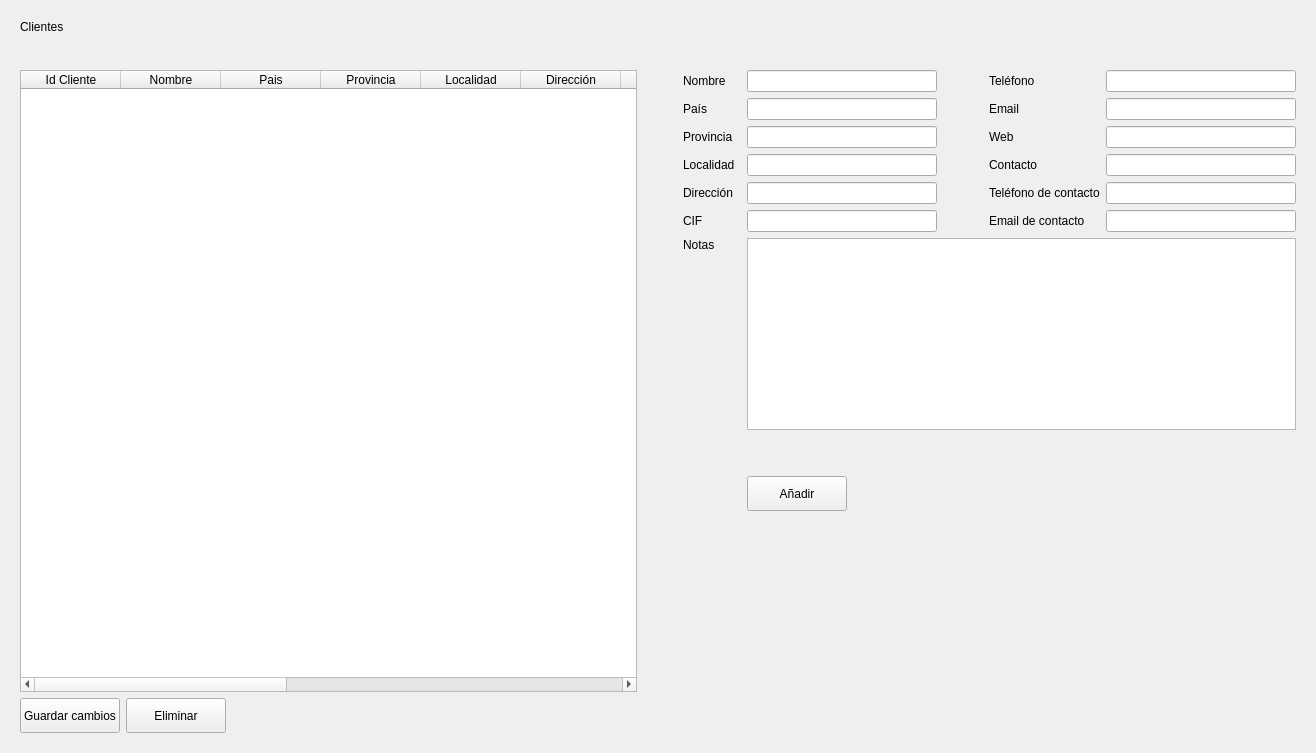
<?xml version="1.0" encoding="UTF-8"?>
<ui version="4.0">
 <class>Form</class>
 <widget class="QWidget" name="Form">
  <property name="geometry">
   <rect>
    <x>0</x>
    <y>0</y>
    <width>1316</width>
    <height>753</height>
   </rect>
  </property>
  <property name="windowTitle">
   <string>Clientes</string>
  </property>
  <layout class="QVBoxLayout" name="verticalLayout">
   <property name="leftMargin">
    <number>20</number>
   </property>
   <property name="topMargin">
    <number>20</number>
   </property>
   <property name="rightMargin">
    <number>20</number>
   </property>
   <property name="bottomMargin">
    <number>20</number>
   </property>
   <item>
    <widget class="QLabel" name="labelTitle">
     <property name="sizePolicy">
      <sizepolicy hsizetype="Preferred" vsizetype="Fixed">
       <horstretch>0</horstretch>
       <verstretch>0</verstretch>
      </sizepolicy>
     </property>
     <property name="styleSheet">
      <string notr="true">font: 14pt &quot;MS Shell Dlg 2&quot;;</string>
     </property>
     <property name="text">
      <string>Clientes</string>
     </property>
    </widget>
   </item>
   <item>
    <spacer name="verticalSpacer_3">
     <property name="orientation">
      <enum>Qt::Vertical</enum>
     </property>
     <property name="sizeType">
      <enum>QSizePolicy::Preferred</enum>
     </property>
     <property name="sizeHint" stdset="0">
      <size>
       <width>20</width>
       <height>30</height>
      </size>
     </property>
    </spacer>
   </item>
   <item>
    <layout class="QHBoxLayout" name="horizontalLayout_2">
     <item>
      <widget class="QTableWidget" name="tableClientes">
       <column>
        <property name="text">
         <string>Id Cliente</string>
        </property>
       </column>
       <column>
        <property name="text">
         <string>Nombre</string>
        </property>
       </column>
       <column>
        <property name="text">
         <string>Pais</string>
        </property>
       </column>
       <column>
        <property name="text">
         <string>Provincia</string>
        </property>
       </column>
       <column>
        <property name="text">
         <string>Localidad</string>
        </property>
       </column>
       <column>
        <property name="text">
         <string>Dirección</string>
        </property>
       </column>
       <column>
        <property name="text">
         <string>CIF</string>
        </property>
       </column>
       <column>
        <property name="text">
         <string>Teléfono</string>
        </property>
       </column>
       <column>
        <property name="text">
         <string>Email</string>
        </property>
       </column>
       <column>
        <property name="text">
         <string>Web</string>
        </property>
       </column>
       <column>
        <property name="text">
         <string>Contacto</string>
        </property>
       </column>
       <column>
        <property name="text">
         <string>Tfn Contacto</string>
        </property>
       </column>
       <column>
        <property name="text">
         <string>Email Contacto</string>
        </property>
       </column>
       <column>
        <property name="text">
         <string>Notas</string>
        </property>
       </column>
      </widget>
     </item>
     <item>
      <spacer name="horizontalSpacer_9">
       <property name="orientation">
        <enum>Qt::Horizontal</enum>
       </property>
       <property name="sizeType">
        <enum>QSizePolicy::Preferred</enum>
       </property>
       <property name="sizeHint" stdset="0">
        <size>
         <width>40</width>
         <height>20</height>
        </size>
       </property>
      </spacer>
     </item>
     <item>
      <layout class="QGridLayout" name="gridLayout">
       <property name="sizeConstraint">
        <enum>QLayout::SetDefaultConstraint</enum>
       </property>
       <item row="0" column="2">
        <widget class="QLineEdit" name="inputNombre">
         <property name="sizePolicy">
          <sizepolicy hsizetype="Fixed" vsizetype="Fixed">
           <horstretch>0</horstretch>
           <verstretch>0</verstretch>
          </sizepolicy>
         </property>
         <property name="minimumSize">
          <size>
           <width>190</width>
           <height>0</height>
          </size>
         </property>
        </widget>
       </item>
       <item row="1" column="2">
        <widget class="QLineEdit" name="inputPais">
         <property name="sizePolicy">
          <sizepolicy hsizetype="Fixed" vsizetype="Fixed">
           <horstretch>0</horstretch>
           <verstretch>0</verstretch>
          </sizepolicy>
         </property>
         <property name="minimumSize">
          <size>
           <width>190</width>
           <height>0</height>
          </size>
         </property>
        </widget>
       </item>
       <item row="1" column="3">
        <spacer name="horizontalSpacer_3">
         <property name="orientation">
          <enum>Qt::Horizontal</enum>
         </property>
         <property name="sizeType">
          <enum>QSizePolicy::Preferred</enum>
         </property>
         <property name="sizeHint" stdset="0">
          <size>
           <width>40</width>
           <height>20</height>
          </size>
         </property>
        </spacer>
       </item>
       <item row="2" column="3">
        <spacer name="horizontalSpacer_2">
         <property name="orientation">
          <enum>Qt::Horizontal</enum>
         </property>
         <property name="sizeType">
          <enum>QSizePolicy::Preferred</enum>
         </property>
         <property name="sizeHint" stdset="0">
          <size>
           <width>40</width>
           <height>20</height>
          </size>
         </property>
        </spacer>
       </item>
       <item row="2" column="5">
        <widget class="QLineEdit" name="inputWeb">
         <property name="sizePolicy">
          <sizepolicy hsizetype="Fixed" vsizetype="Fixed">
           <horstretch>0</horstretch>
           <verstretch>0</verstretch>
          </sizepolicy>
         </property>
         <property name="minimumSize">
          <size>
           <width>190</width>
           <height>0</height>
          </size>
         </property>
        </widget>
       </item>
       <item row="3" column="0">
        <widget class="QLabel" name="labelLocalidad">
         <property name="text">
          <string>Localidad</string>
         </property>
        </widget>
       </item>
       <item row="3" column="2">
        <widget class="QLineEdit" name="inputLocalidad">
         <property name="sizePolicy">
          <sizepolicy hsizetype="Fixed" vsizetype="Fixed">
           <horstretch>0</horstretch>
           <verstretch>0</verstretch>
          </sizepolicy>
         </property>
         <property name="minimumSize">
          <size>
           <width>190</width>
           <height>0</height>
          </size>
         </property>
        </widget>
       </item>
       <item row="3" column="3">
        <spacer name="horizontalSpacer_5">
         <property name="orientation">
          <enum>Qt::Horizontal</enum>
         </property>
         <property name="sizeType">
          <enum>QSizePolicy::Preferred</enum>
         </property>
         <property name="sizeHint" stdset="0">
          <size>
           <width>40</width>
           <height>20</height>
          </size>
         </property>
        </spacer>
       </item>
       <item row="3" column="4">
        <widget class="QLabel" name="labelContacto">
         <property name="text">
          <string>Contacto</string>
         </property>
        </widget>
       </item>
       <item row="1" column="4">
        <widget class="QLabel" name="labelEmail">
         <property name="text">
          <string>Email</string>
         </property>
        </widget>
       </item>
       <item row="12" column="2">
        <spacer name="verticalSpacer_2">
         <property name="orientation">
          <enum>Qt::Vertical</enum>
         </property>
         <property name="sizeHint" stdset="0">
          <size>
           <width>20</width>
           <height>40</height>
          </size>
         </property>
        </spacer>
       </item>
       <item row="0" column="0" colspan="2">
        <widget class="QLabel" name="labelNombre">
         <property name="text">
          <string>Nombre</string>
         </property>
        </widget>
       </item>
       <item row="0" column="4">
        <widget class="QLabel" name="labelTelefono">
         <property name="text">
          <string>Teléfono</string>
         </property>
        </widget>
       </item>
       <item row="0" column="5">
        <widget class="QLineEdit" name="inputTelefono">
         <property name="sizePolicy">
          <sizepolicy hsizetype="Fixed" vsizetype="Fixed">
           <horstretch>0</horstretch>
           <verstretch>0</verstretch>
          </sizepolicy>
         </property>
         <property name="minimumSize">
          <size>
           <width>190</width>
           <height>0</height>
          </size>
         </property>
        </widget>
       </item>
       <item row="0" column="3">
        <spacer name="horizontalSpacer_4">
         <property name="orientation">
          <enum>Qt::Horizontal</enum>
         </property>
         <property name="sizeType">
          <enum>QSizePolicy::Preferred</enum>
         </property>
         <property name="sizeHint" stdset="0">
          <size>
           <width>40</width>
           <height>20</height>
          </size>
         </property>
        </spacer>
       </item>
       <item row="1" column="0" colspan="2">
        <widget class="QLabel" name="labelPais">
         <property name="text">
          <string>País</string>
         </property>
        </widget>
       </item>
       <item row="1" column="5">
        <widget class="QLineEdit" name="inputEmail">
         <property name="sizePolicy">
          <sizepolicy hsizetype="Fixed" vsizetype="Fixed">
           <horstretch>0</horstretch>
           <verstretch>0</verstretch>
          </sizepolicy>
         </property>
         <property name="minimumSize">
          <size>
           <width>190</width>
           <height>0</height>
          </size>
         </property>
        </widget>
       </item>
       <item row="2" column="0" colspan="2">
        <widget class="QLabel" name="labelProvincia">
         <property name="text">
          <string>Provincia</string>
         </property>
        </widget>
       </item>
       <item row="2" column="2">
        <widget class="QLineEdit" name="inputProvincia">
         <property name="sizePolicy">
          <sizepolicy hsizetype="Fixed" vsizetype="Fixed">
           <horstretch>0</horstretch>
           <verstretch>0</verstretch>
          </sizepolicy>
         </property>
         <property name="minimumSize">
          <size>
           <width>190</width>
           <height>0</height>
          </size>
         </property>
        </widget>
       </item>
       <item row="2" column="4">
        <widget class="QLabel" name="labelWeb">
         <property name="text">
          <string>Web</string>
         </property>
        </widget>
       </item>
       <item row="3" column="5">
        <widget class="QLineEdit" name="inputContacto">
         <property name="sizePolicy">
          <sizepolicy hsizetype="Fixed" vsizetype="Fixed">
           <horstretch>0</horstretch>
           <verstretch>0</verstretch>
          </sizepolicy>
         </property>
         <property name="minimumSize">
          <size>
           <width>190</width>
           <height>0</height>
          </size>
         </property>
        </widget>
       </item>
       <item row="4" column="4">
        <widget class="QLabel" name="labelTfnCont">
         <property name="text">
          <string>Teléfono de contacto</string>
         </property>
        </widget>
       </item>
       <item row="4" column="5">
        <widget class="QLineEdit" name="inputTfnCont">
         <property name="sizePolicy">
          <sizepolicy hsizetype="Fixed" vsizetype="Fixed">
           <horstretch>0</horstretch>
           <verstretch>0</verstretch>
          </sizepolicy>
         </property>
         <property name="minimumSize">
          <size>
           <width>190</width>
           <height>0</height>
          </size>
         </property>
        </widget>
       </item>
       <item row="4" column="2">
        <widget class="QLineEdit" name="inputDireccion">
         <property name="sizePolicy">
          <sizepolicy hsizetype="Fixed" vsizetype="Fixed">
           <horstretch>0</horstretch>
           <verstretch>0</verstretch>
          </sizepolicy>
         </property>
         <property name="minimumSize">
          <size>
           <width>190</width>
           <height>0</height>
          </size>
         </property>
        </widget>
       </item>
       <item row="5" column="0">
        <widget class="QLabel" name="labelCif">
         <property name="text">
          <string>CIF</string>
         </property>
        </widget>
       </item>
       <item row="5" column="2">
        <widget class="QLineEdit" name="inputCif">
         <property name="sizePolicy">
          <sizepolicy hsizetype="Fixed" vsizetype="Fixed">
           <horstretch>0</horstretch>
           <verstretch>0</verstretch>
          </sizepolicy>
         </property>
         <property name="minimumSize">
          <size>
           <width>190</width>
           <height>0</height>
          </size>
         </property>
        </widget>
       </item>
       <item row="6" column="0">
        <widget class="QLabel" name="labelNotas">
         <property name="text">
          <string>Notas</string>
         </property>
         <property name="alignment">
          <set>Qt::AlignLeading|Qt::AlignLeft|Qt::AlignTop</set>
         </property>
        </widget>
       </item>
       <item row="4" column="3">
        <spacer name="horizontalSpacer">
         <property name="orientation">
          <enum>Qt::Horizontal</enum>
         </property>
         <property name="sizeType">
          <enum>QSizePolicy::Preferred</enum>
         </property>
         <property name="sizeHint" stdset="0">
          <size>
           <width>40</width>
           <height>20</height>
          </size>
         </property>
        </spacer>
       </item>
       <item row="5" column="4">
        <widget class="QLabel" name="labelEmailCont">
         <property name="text">
          <string>Email de contacto</string>
         </property>
        </widget>
       </item>
       <item row="4" column="0">
        <widget class="QLabel" name="labelDireccion">
         <property name="text">
          <string>Dirección</string>
         </property>
        </widget>
       </item>
       <item row="6" column="2" rowspan="2" colspan="4">
        <widget class="QPlainTextEdit" name="inputNotas">
         <property name="sizePolicy">
          <sizepolicy hsizetype="Preferred" vsizetype="Preferred">
           <horstretch>0</horstretch>
           <verstretch>0</verstretch>
          </sizepolicy>
         </property>
         <property name="plainText">
          <string/>
         </property>
        </widget>
       </item>
       <item row="8" column="2">
        <spacer name="verticalSpacer">
         <property name="orientation">
          <enum>Qt::Vertical</enum>
         </property>
         <property name="sizeType">
          <enum>QSizePolicy::Preferred</enum>
         </property>
         <property name="sizeHint" stdset="0">
          <size>
           <width>20</width>
           <height>40</height>
          </size>
         </property>
        </spacer>
       </item>
       <item row="9" column="2">
        <layout class="QHBoxLayout" name="horizontalLayout"/>
       </item>
       <item row="5" column="5">
        <widget class="QLineEdit" name="inputEmailCont">
         <property name="sizePolicy">
          <sizepolicy hsizetype="Fixed" vsizetype="Fixed">
           <horstretch>0</horstretch>
           <verstretch>0</verstretch>
          </sizepolicy>
         </property>
         <property name="minimumSize">
          <size>
           <width>190</width>
           <height>0</height>
          </size>
         </property>
        </widget>
       </item>
       <item row="10" column="2">
        <widget class="QPushButton" name="buttonAnadir">
         <property name="sizePolicy">
          <sizepolicy hsizetype="Fixed" vsizetype="Fixed">
           <horstretch>0</horstretch>
           <verstretch>0</verstretch>
          </sizepolicy>
         </property>
         <property name="minimumSize">
          <size>
           <width>100</width>
           <height>35</height>
          </size>
         </property>
         <property name="text">
          <string>Añadir</string>
         </property>
        </widget>
       </item>
      </layout>
     </item>
    </layout>
   </item>
   <item>
    <layout class="QHBoxLayout" name="horizontalLayout_3">
     <item>
      <widget class="QPushButton" name="buttonGuardar">
       <property name="sizePolicy">
        <sizepolicy hsizetype="Fixed" vsizetype="Fixed">
         <horstretch>0</horstretch>
         <verstretch>0</verstretch>
        </sizepolicy>
       </property>
       <property name="minimumSize">
        <size>
         <width>100</width>
         <height>35</height>
        </size>
       </property>
       <property name="text">
        <string>Guardar cambios</string>
       </property>
      </widget>
     </item>
     <item>
      <widget class="QPushButton" name="buttonEliminar">
       <property name="sizePolicy">
        <sizepolicy hsizetype="Fixed" vsizetype="Fixed">
         <horstretch>0</horstretch>
         <verstretch>0</verstretch>
        </sizepolicy>
       </property>
       <property name="minimumSize">
        <size>
         <width>100</width>
         <height>35</height>
        </size>
       </property>
       <property name="text">
        <string>Eliminar</string>
       </property>
      </widget>
     </item>
     <item>
      <spacer name="horizontalSpacer_8">
       <property name="orientation">
        <enum>Qt::Horizontal</enum>
       </property>
       <property name="sizeHint" stdset="0">
        <size>
         <width>40</width>
         <height>20</height>
        </size>
       </property>
      </spacer>
     </item>
    </layout>
   </item>
  </layout>
 </widget>
 <tabstops>
  <tabstop>inputNombre</tabstop>
  <tabstop>inputPais</tabstop>
  <tabstop>inputProvincia</tabstop>
  <tabstop>inputLocalidad</tabstop>
  <tabstop>inputDireccion</tabstop>
  <tabstop>inputCif</tabstop>
  <tabstop>inputTelefono</tabstop>
  <tabstop>inputEmail</tabstop>
  <tabstop>inputWeb</tabstop>
  <tabstop>inputContacto</tabstop>
  <tabstop>inputTfnCont</tabstop>
  <tabstop>inputEmailCont</tabstop>
  <tabstop>inputNotas</tabstop>
  <tabstop>buttonAnadir</tabstop>
  <tabstop>buttonGuardar</tabstop>
  <tabstop>buttonEliminar</tabstop>
  <tabstop>tableClientes</tabstop>
 </tabstops>
 <resources/>
 <connections/>
</ui>
